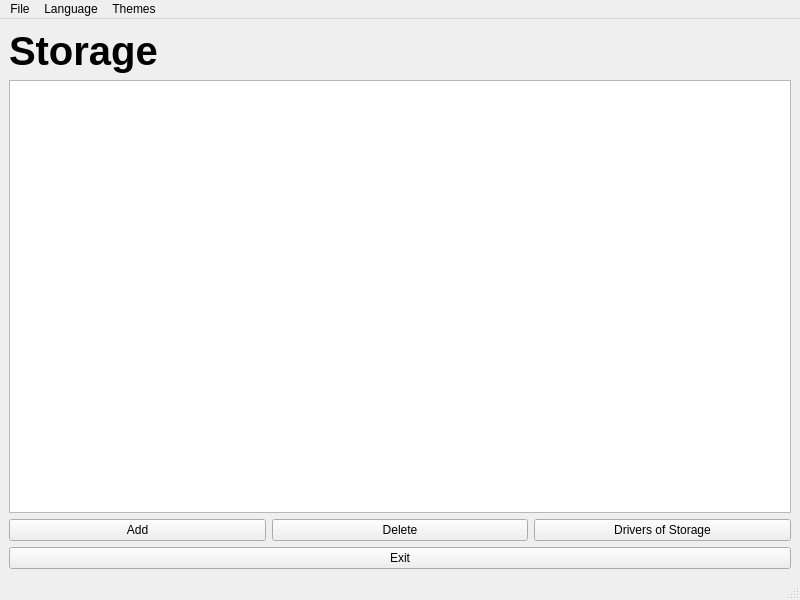
<?xml version="1.0" encoding="UTF-8"?>
<ui version="4.0">
 <class>MainWindow</class>
 <widget class="QMainWindow" name="MainWindow">
  <property name="geometry">
   <rect>
    <x>0</x>
    <y>0</y>
    <width>800</width>
    <height>600</height>
   </rect>
  </property>
  <property name="windowTitle">
   <string>MainWindow</string>
  </property>
  <widget class="QWidget" name="centralwidget">
   <layout class="QGridLayout" name="gridLayout">
    <item row="0" column="1">
     <widget class="QLabel" name="label">
      <property name="font">
       <font>
        <pointsize>30</pointsize>
        <bold>true</bold>
       </font>
      </property>
      <property name="text">
       <string>Storage</string>
      </property>
     </widget>
    </item>
    <item row="1" column="1" colspan="3">
     <widget class="QTableView" name="tableView"/>
    </item>
    <item row="6" column="1" colspan="3">
     <widget class="QPushButton" name="pushButton">
      <property name="text">
       <string>Exit</string>
      </property>
     </widget>
    </item>
    <item row="2" column="1" colspan="3">
     <layout class="QHBoxLayout" name="horizontalLayout">
      <item>
       <widget class="QPushButton" name="pushButton_2">
        <property name="text">
         <string>Add</string>
        </property>
       </widget>
      </item>
      <item>
       <widget class="QPushButton" name="pushButton_3">
        <property name="text">
         <string>Delete</string>
        </property>
       </widget>
      </item>
      <item>
       <widget class="QPushButton" name="driversButton">
        <property name="text">
         <string>Drivers of Storage</string>
        </property>
       </widget>
      </item>
     </layout>
    </item>
   </layout>
  </widget>
  <widget class="QMenuBar" name="menubar">
   <property name="geometry">
    <rect>
     <x>0</x>
     <y>0</y>
     <width>800</width>
     <height>23</height>
    </rect>
   </property>
   <widget class="QMenu" name="menuFile">
    <property name="title">
     <string>File</string>
    </property>
    <addaction name="actionNew"/>
    <addaction name="actionOpen"/>
    <addaction name="actionSave"/>
   </widget>
   <widget class="QMenu" name="menuLanguage">
    <property name="title">
     <string>Language</string>
    </property>
    <addaction name="actionEnglish"/>
   </widget>
   <widget class="QMenu" name="menuThemes">
    <property name="title">
     <string>Themes</string>
    </property>
    <addaction name="actionLight"/>
    <addaction name="actionDark"/>
   </widget>
   <addaction name="menuFile"/>
   <addaction name="menuLanguage"/>
   <addaction name="menuThemes"/>
  </widget>
  <widget class="QStatusBar" name="statusbar"/>
  <action name="actionOpen">
   <property name="text">
    <string>Open</string>
   </property>
  </action>
  <action name="actionEnglish">
   <property name="text">
    <string>English</string>
   </property>
  </action>
  <action name="actionRussian_not_working">
   <property name="text">
    <string>Russian(not working)</string>
   </property>
  </action>
  <action name="actionSave">
   <property name="text">
    <string>Save</string>
   </property>
  </action>
  <action name="actionNew">
   <property name="text">
    <string>New</string>
   </property>
  </action>
  <action name="actionLight">
   <property name="text">
    <string>Light</string>
   </property>
  </action>
  <action name="actionDark">
   <property name="text">
    <string>Dark</string>
   </property>
  </action>
 </widget>
 <resources/>
 <connections/>
</ui>
